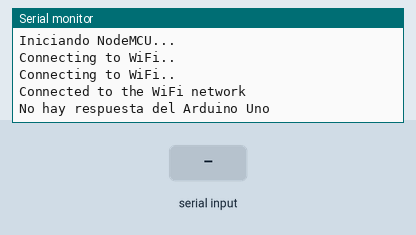
This sketch was run on a simulated ESP8266 (NodeMCU). On the bench: the last lines printed to the serial monitor. Inputs (shaded band) come from the test bench. WiFi joins after 1.5 s; servers stay silent unless stated.

Above: at 4.2 s.
4.3 s: "1\n" received over the second serial link
At 5.8 s:
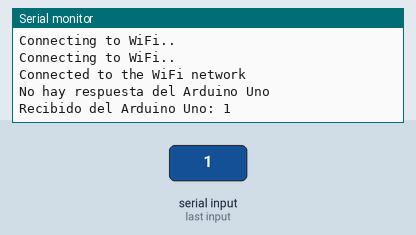
6.5 s: "0\n" received over the second serial link
At 7.5 s:
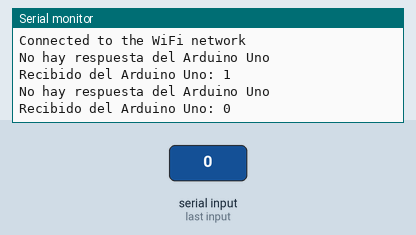
8.0 s: "2\n" received over the second serial link
At 8.8 s:
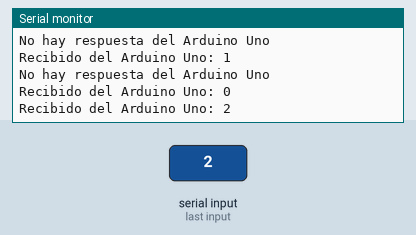

The sketch:

lolin.ino
```cpp
#include <WiFiClient.h>
#include <ESP8266WiFi.h>
#include <SoftwareSerial.h>
#include <ESP8266HTTPClient.h>
SoftwareSerial loliSerial(D6, D7); // RX, TX

const char* ssid = "SuperXEiLL";
const char* password = "";
WiFiClient client;


void setup() {
  Serial.begin(9600);
  loliSerial.begin(9600);
  Serial.println("Iniciando NodeMCU...");

  delay(1000);
  WiFi.begin(ssid);

  while (WiFi.status() != WL_CONNECTED) {
    delay(1000);
    Serial.println("Connecting to WiFi..");
  }

  Serial.println("Connected to the WiFi network");
}

void loop() {
  // Enviar mensaje al Arduino Uno
  loliSerial.println("Hola que haces Arduino");

  delay(1000);
  llamadaApiBbdd("pepe");

  // Leer mensaje del Arduino Uno
  if (loliSerial.available()) {
    String mensaje = loliSerial.readStringUntil('\n');
    Serial.print("Recibido del Arduino Uno: ");
    Serial.println(mensaje);
    llamadaApiBbdd(mensaje);
  } else {
    Serial.println("No hay respuesta del Arduino Uno");
  }
}

void llamadaApiBbdd(String mensaje){
if ((WiFi.status() == WL_CONNECTED) && false) { //comprobar
    HTTPClient http;

    http.begin(client,"");
    int httpCode = http.GET();
    Serial.println(http.getString());
    if (httpCode > 0) { //ruta

        String payload = http.getString();
        Serial.println(payload);
      }

    else {
      Serial.println("Error on HTTP request");
    }

    http.end(); //Free the resources
  }


}
```

Measured:
- after the input at 4.3 s, the serial monitor: prints a new line after 0.70 s (image 1)
- after the input at 6.5 s, the serial monitor: prints a new line after 0.51 s (image 2)
- after the input at 8.0 s, the serial monitor: prints a new line at once (image 3)
